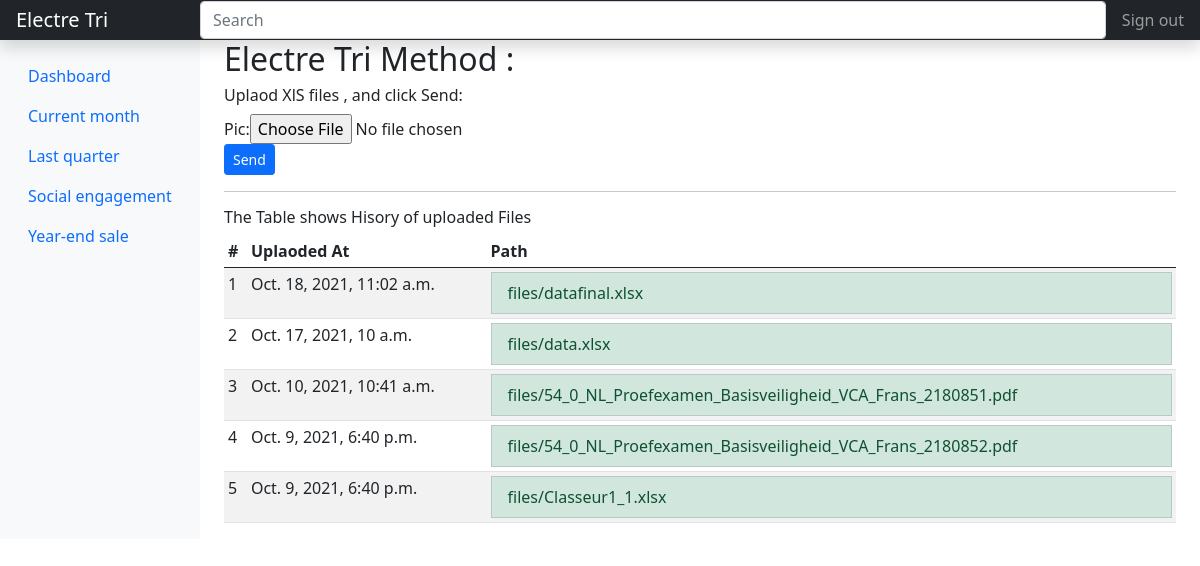
The page / on the database its author committed.
### uploader/models.py (models this page shows)
class Upload(models.Model):
    pic = models.FileField(upload_to="files/")
    upload_date=models.DateTimeField(auto_now_add =True)

### uploader/views.py (the view)
# urls.py: 2. Add a URL to urlpatterns:  path('', views.home, name='home')
def home(request):
    if request.method=="POST":
        img = UploadForm(request.POST, request.FILES)
        if img.is_valid():
            img.save()
            return HttpResponseRedirect(reverse('imageupload'))
    else:
        img=UploadForm()
    files=Upload.objects.all().order_by('-upload_date')
    return render(request,'home.html',{'form':img,'files':files})

### uploader/models.py
class UploadForm(ModelForm):
    class Meta:
        model = Upload
        fields = ('pic',)

### uploader/templates/home.html (shortened to what this page needs)
<!doctype html>
<html lang="en">
  <head>
<link href="https://getbootstrap.com/docs/5.1/dist/css/bootstrap.min.css" rel="stylesheet">
    <link href="https://getbootstrap.com/docs/5.1/examples/dashboard/dashboard.css" rel="stylesheet">
  </head>
  <body>
<header class="navbar navbar-dark sticky-top bg-dark flex-md-nowrap p-0 shadow">
  <a class="navbar-brand col-md-3 col-lg-2 me-0 px-3" href="#">Electre Tri</a>
  <input class="form-control form-control-dark w-100" type="text" placeholder="Search" aria-label="Search">
  <div class="navbar-nav">
    <div class="nav-item text-nowrap">
      <a class="nav-link px-3" href="#">Sign out</a>
    </div>
  </div>
</header>
<div class="container-fluid">
  <div class="row">
    {% include "nav.html" %}
    <main class="col-md-9 ms-sm-auto col-lg-10 px-md-4">
      <h2>Electre Tri Method :</h2>
      <form action="#" method="post" enctype="multipart/form-data">
        <h6>
          Uplaod XlS files , and click Send:
        </h6>
          {{form}}
          <br>
          <div class="form-group">
              <input type="submit" value="Send" class="btn btn-sm btn-primary" accept="application/vnd.openxmlformats-officedocument.spreadsheetml.sheet, application/vnd.ms-excel" />
          </div>
      </form>
      <hr>
      <h6>
        The Table shows Hisory of uploaded Files
      </h6>
      <div class="table-responsive">
        <table class="table table-striped table-sm">
          <thead>
            <tr>
              <th scope="col">#</th>
              <th scope="col">Uplaoded At</th>
              <th scope="col">Path</th>
            </tr>
          </thead>
          <tbody>
            {% for file in files %}
            <tr>
              <td>{{forloop.counter}}</td>
              <td>{{file.upload_date}}</td>
              <td>
                    <a href="files/{{ file.id}}" class="list-group-item list-group-item-success">
                        {{ file.pic }}
                    </a>
                </td>
            </tr>
            {% endfor %}
          </tbody>
        </table>
      </div>
    </main>
  </div>
</div>
  </body>
</html>

### uploader/templates/nav.html (shortened to what this page needs)
<nav id="sidebarMenu" class="col-md-3 col-lg-2 d-md-block bg-light sidebar collapse">
    <div class="position-sticky pt-3">
      <ul class="nav flex-column">
        <li class="nav-item">
          <a class="nav-link active" aria-current="page" href="#">
            Dashboard
          </a>
        </li>
      </ul>
      <ul class="nav flex-column mb-2">
        <li class="nav-item">
          <a class="nav-link" href="#">
            Current month
          </a>
        </li>
        <li class="nav-item">
          <a class="nav-link" href="#">
            Last quarter
          </a>
        </li>
        <li class="nav-item">
          <a class="nav-link" href="#">
            Social engagement
          </a>
        </li>
        <li class="nav-item">
          <a class="nav-link" href="#">
            Year-end sale
          </a>
        </li>
      </ul>
    </div>
  </nav>

### rows shown on the page
Upload: upload_date "Oct. 18, 2021, 11:02 a.m.", pic "files/datafinal.xlsx"
Upload: upload_date "Oct. 17, 2021, 10 a.m.", pic "files/data.xlsx"
Upload: upload_date "Oct. 10, 2021, 10:41 a.m.", pic "files/54_0_NL_Proefexamen_Basisveiligheid_VCA_Frans_2180851.pdf"
Upload: upload_date "Oct. 9, 2021, 6:40 p.m.", pic "files/54_0_NL_Proefexamen_Basisveiligheid_VCA_Frans_2180852.pdf"
Upload: upload_date "Oct. 9, 2021, 6:40 p.m.", pic "files/Classeur1_1.xlsx"
